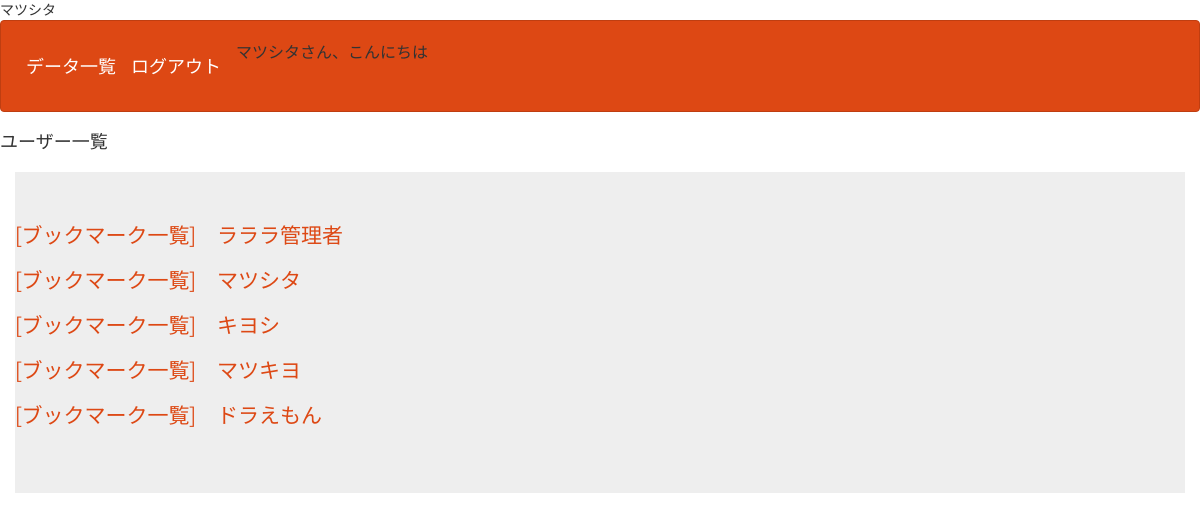
/php/user_select.php (signed in), run on the app's committed database.
### tables this page shows
CREATE TABLE `gs_user_table` (
  `id` int(12) NOT NULL,
  `name` varchar(64) NOT NULL,
  `lid` varchar(128) NOT NULL,
  `lpw` varchar(64) NOT NULL,
  `indate` datetime NOT NULL,
  `kanri_flg` int(1) NOT NULL,
  `life_flg` int(1) NOT NULL
);

### php/user_select.php (the view, shortened to what this page needs)
<?php
$pdo = db_con();
$stmt = $pdo->prepare("SELECT * FROM gs_user_table");
$status = $stmt->execute();
$view = "";
if ($status == false) {
    sqlError($stmt);
} else {
    while ($result = $stmt->fetch(PDO::FETCH_ASSOC)) {
        $view .= '<p>';
        $view .= '<a href="select2.php?id='.$result["lid"].'">';
        $view .= '[ブックマーク一覧]';
        $view .= '</a>';
        $view .= '　';
        $view .= '<a href="detail.php?id=' . $result["id"] . '">';
        $view .= $result["name"];
        $view .= '</a>'.'<br>';
        $view .= '</p>';
    }
}
?>
<!DOCTYPE html>
<html lang="ja">
<head>
<link rel="stylesheet" href="css/range.css">
<link href="css/bootstrap.min.css" rel="stylesheet">
</head>
<body id="main">
<header>
<?php include("menu.php"); ?>
</header>
<h4>ユーザー一覧</h4>
<div>
    <div class="container jumbotron"><?=$view?></div>
</div>
</body>
</html>

### php/user_select.php (style rules this page uses)
div { padding: 10px;font-size:16px; }

### data on the page
gs_user_table: value "[ブックマーク一覧] ラララ管理者"
gs_user_table: value "[ブックマーク一覧] マツシタ"
gs_user_table: value "[ブックマーク一覧] キヨシ"
gs_user_table: value "[ブックマーク一覧] マツキヨ"
gs_user_table: value "[ブックマーク一覧] ドラえもん"

### other printed values
$_SESSION["name"] "マツシタ"
